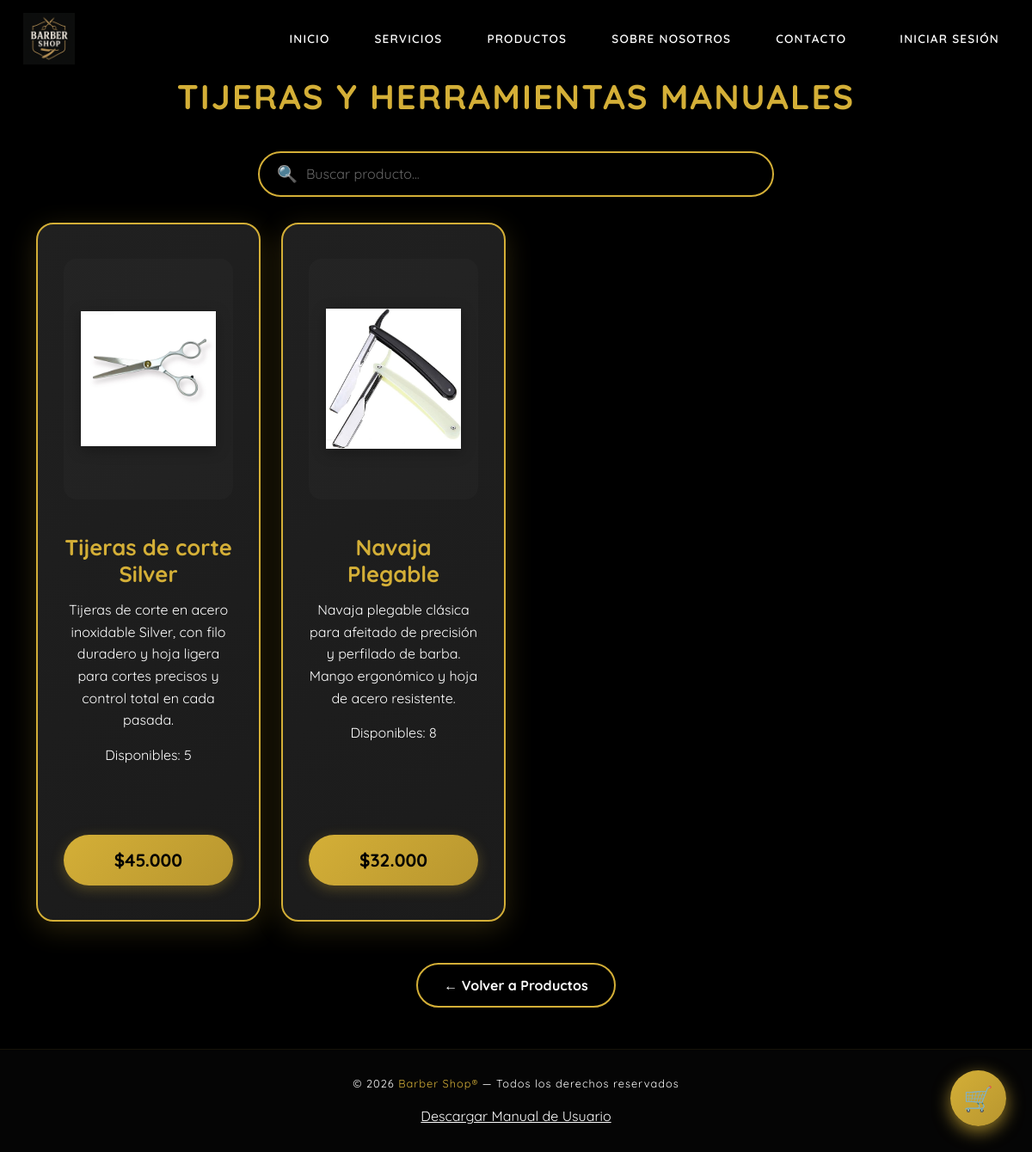
Page /index.php?action=categoria&id=2 on the committed database.
### tables this page shows
CREATE TABLE `categoria` (
  `idCategoria` int(11) NOT NULL,
  `categoria` varchar(50) DEFAULT NULL
);

CREATE TABLE `producto` (
  `idProducto` int(11) NOT NULL,
  `nomProduc` varchar(30) DEFAULT NULL,
  `descripcion` varchar(255) DEFAULT NULL,
  `foto` varchar(255) DEFAULT NULL,
  `precioUni` int(11) DEFAULT NULL,
  `cantidad` int(11) DEFAULT NULL,
  `idMarca` int(11) DEFAULT NULL,
  `idCategoria` int(11) DEFAULT NULL
);

### views/categoria_productos.php (the view, shortened to what this page needs)
<?php
$database = new Database();
$conn = $database->getConnection();
$idCategoria = isset($_GET['categoria']) ? (int)$_GET['categoria'] : 0;
$sqlCategoria = "SELECT categoria FROM categoria WHERE idCategoria = :id";
$stmtCat = $conn->prepare($sqlCategoria);
$stmtCat->bindParam(':id', $idCategoria);
$stmtCat->execute();
$categoriaInfo = $stmtCat->fetch(PDO::FETCH_ASSOC);
$nombreCategoria = $categoriaInfo ? $categoriaInfo['categoria'] : 'Productos';
$sql = "SELECT
            p.idProducto,
            p.nomProduc,
            p.descripcion,
            p.foto,
            p.precioUni,
            p.cantidad,
            m.marca,
            c.categoria
        FROM producto p
        LEFT JOIN marca m ON p.idMarca = m.idMarca
        LEFT JOIN categoria c ON p.idCategoria = c.idCategoria
        WHERE p.idCategoria = :idCategoria
        ORDER BY p.idProducto ASC";
$stmt = $conn->prepare($sql);
$stmt->bindParam(':idCategoria', $idCategoria);
$stmt->execute();
$productos = $stmt->fetchAll(PDO::FETCH_ASSOC);
?>
<!DOCTYPE html>
<html lang="es">
<head>
   <link href="https://cdn.jsdelivr.net/npm/bootstrap@5.3.0/dist/css/bootstrap.min.css" rel="stylesheet">
    <link rel="stylesheet" href="<?= $base ?>/css/estilos.css?v=<?= filemtime($_SERVER['DOCUMENT_ROOT'] . $base . '/css/estilos.css') ?>">
</head>
<body>
    <?php include './views/includes/header.php'; ?>
    <div class="container py-5">
        <h1 class="titulo-categoria"><?= htmlspecialchars($nombreCategoria) ?></h1>
        <?php if (count($productos) > 0): ?>
            <div class="busqueda-wrapper">
                <span class="busqueda-icono">🔍</span>
                <input type="text"
                       id="busquedaProducto"
                       placeholder="Buscar producto..."
                       onkeyup="buscarProducto()">
            </div>
            <div class="row g-4" id="contenedorProductos">
                <?php foreach ($productos as $p): ?>
                    <div class="col-12 col-sm-6 col-md-4 col-lg-3 producto-item"
                         data-producto="<?= strtolower(htmlspecialchars($p['nomProduc'])) ?>">
                        <div class="product-card">
                            <div class="product-image">
                                <img src="<?= $base ?>/photo/<?= htmlspecialchars($p['foto']); ?>"
                                    alt="<?= htmlspecialchars($p['nomProduc']); ?>"
                                    onerror="this.src='https://via.placeholder.com/200x200/1a1a1a/d4af37?text=Sin+Imagen'">
                            </div>
                            <div class="product-content">
                                <div>
                                    <h5><?= htmlspecialchars($p['nomProduc']); ?></h5>
                                    <p><?= htmlspecialchars($p['descripcion']); ?></p>
                                    <p>
                                        <?= $p['cantidad'] > 0
                                        ? 'Disponibles: ' . htmlspecialchars($p['cantidad'])
                                        : 'Agotado'; ?>
                                        </p>
                                </div>
                                <button class="precio"
                                    onclick="agregar('<?= htmlspecialchars($p['nomProduc']); ?>', <?= $p['precioUni']; ?>, <?= $p['idProducto']; ?>, <?= (int)$p['cantidad']; ?>)"
                                    <?= ($p['cantidad'] <= 0) ? 'disabled style="opacity:0.5;cursor:not-allowed;background:#555;"' : '' ?>>
                                    <?= ($p['cantidad'] <= 0) ? 'Sin stock' : '$' . number_format($p['precioUni'], 0, ',', '.') ?>
                                </button>
                            </div>
                        </div>
                    </div>
                <?php endforeach; ?>
            </div>
        <?php endif; ?>
        <div class="text-center mt-5">
            <a href="index.php?action=productobarberia" class="btn-volver">
                ← Volver a Productos
            </a>
        </div>
    </div>
    <div class="cart-btn" data-bs-toggle="modal" data-bs-target="#cartModal">
        🛒
    </div>
    <footer class="footer">
        <p class="footer-text">© 2026 <span>Barber Shop®</span> — Todos los derechos reservados</p>
       <a href="/docs/Manual_De_Usuario_Barberia.pdf"
       class="footer-manual"
       download>
       Descargar Manual de Usuario
    </a>
    </footer>
</body>
</html>

### views/includes/header.php (style rules this page uses)
body { padding-top: 80px; }

### rows in the picture
categoria: categoria "TIJERAS Y HERRAMIENTAS MANUALES"
producto: foto (picture), nomProduc "Tijeras de corte Silver", descripcion "Tijeras de corte en acero inoxidable Silver, con filo duradero y hoja ligera para cortes precisos y control total en cada pasada.", cantidad "5", precioUni "45.000"
producto: foto (picture), nomProduc "Navaja Plegable", descripcion "Navaja plegable clásica para afeitado de precisión y perfilado de barba. Mango ergonómico y hoja de acero resistente.", cantidad "8", precioUni "32.000"
